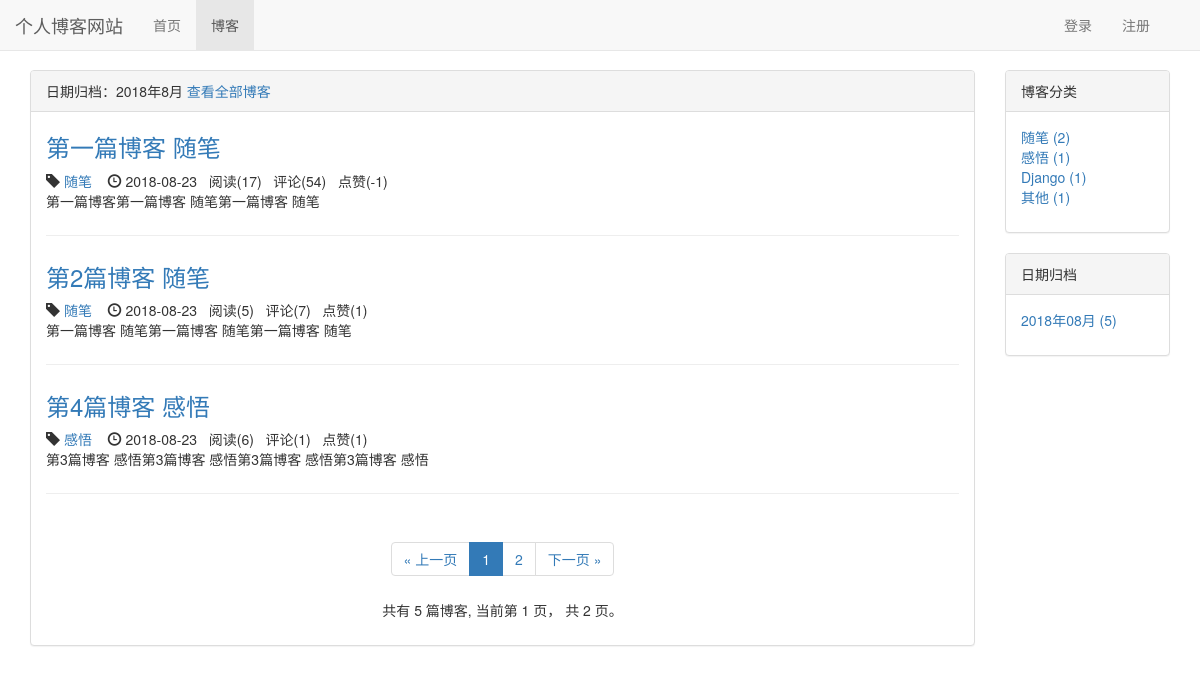
The page /blog/date/2018/8 on the database as committed earlier.
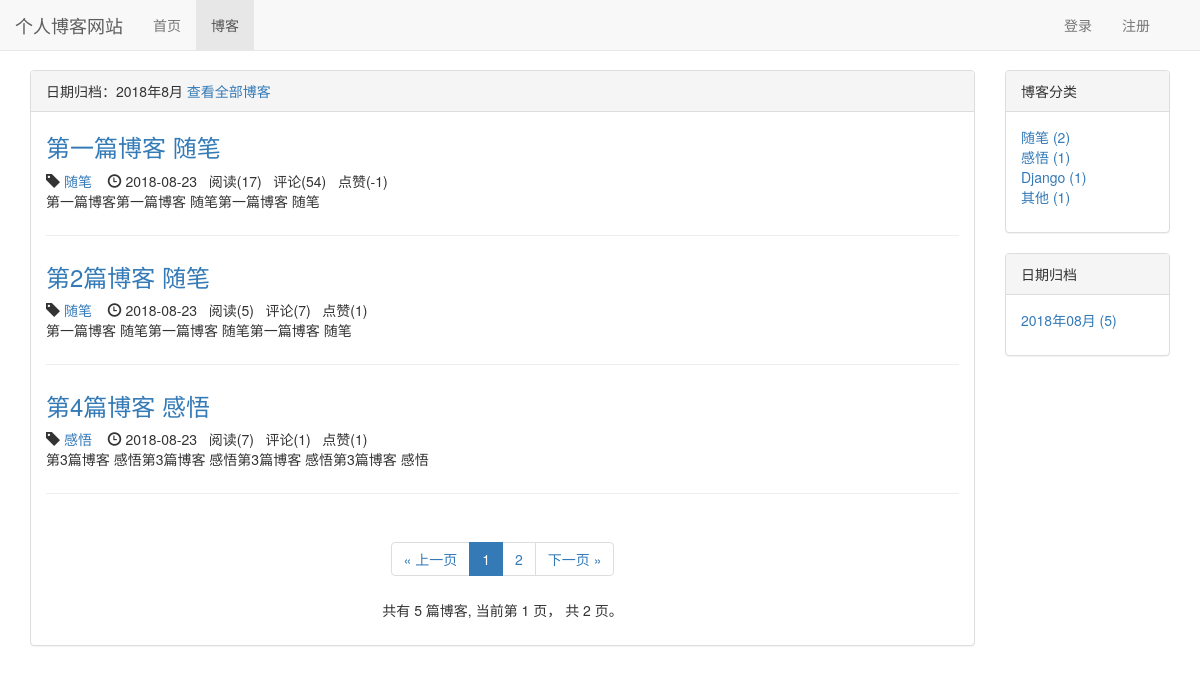
The same page on the database as committed later.
### blog/models.py (models this page shows, shortened)
class Blog(models.Model, ReadNumExpandMethod):  # 继承 方法
    title = models.CharField(max_length=50)
    blog_type = models.ForeignKey(BlogType, on_delete=models.CASCADE)
    content = RichTextUploadingField()
    author = models.ForeignKey(User, on_delete=models.CASCADE)
    read_details = GenericRelation(ReadDetail)
    created_time = models.DateTimeField(auto_now_add=True)
    last_updated_time = models.DateTimeField(auto_now=True)
    class Meta:
        ordering = ['created_time']

class BlogType(models.Model):
    type_name = models.CharField(max_length=15)
    def __str__(self):
        return self.type_name

### read_statistics/models.py (models this page shows)
class ReadNum(models.Model):
    read_num = models.IntegerField(default=0)
    content_type = models.ForeignKey(ContentType, on_delete=models.CASCADE)
    object_id = models.PositiveIntegerField()
    content_object = GenericForeignKey('content_type', 'object_id')

### likes/models.py (models this page shows)
class LikeCount(models.Model):
    content_type = models.ForeignKey(ContentType, on_delete=models.CASCADE)
    object_id = models.PositiveIntegerField()
    content_object = GenericForeignKey('content_type', 'object_id')
    liked_num = models.IntegerField(default=0)

### blog/views.py (the view)
# urls.py: path('date/<int:year>/<int:month>', views.blogs_with_date, name='blogs_with_date'),
def blogs_with_date(request, year, month):
    blogs_all_list = Blog.objects.filter(
        created_time__year=year, created_time__month=month)
    context = get_blog_list_common_date(request, blogs_all_list)
    context['blogs_with_date'] = '%s年%s月' % (year, month)
    return render(request, 'blog/blogs_with_date.html', context)

### comment/templatetags/comment_tags.py (called while the page is built)
@register.simple_tag
def get_comment_count(obj):
    content_type = ContentType.objects.get_for_model(
        obj)  # 根据具体对象获取contenttype
    return Comment.objects.filter(
        content_type=content_type, object_id=obj.pk).count()

### likes/templatetags/likes_tags.py (called while the page is built)
@register.simple_tag
def get_like_count(obj):
    content_type = ContentType.objects.get_for_model(obj)
    like_count, created = LikeCount.objects.get_or_create(
        content_type=content_type, object_id=obj.pk)
    return like_count.liked_num

### read_statistics/models.py (called while the page is built)
    def get_read_num(self):
        try:
            ct = ContentType.objects.get_for_model(self)
            readnum = ReadNum.objects.get(content_type=ct, object_id=self.pk)
            return readnum.read_num
        except exceptions.ObjectDoesNotExist:
            return 0

### user/context_processors.py (called while the page is built)
def login_modal_form(request):
    return {'login_modal_form': LoginForm()}

### blog/templates/blog/blogs_with_date.html (shortened to what this page needs)
{% extends "blog/blog_list.html" %}
{% block blog_list_tilte %}
    日期归档：{{ blogs_with_date }}
    <a href="{% url 'blog_list' %}">查看全部博客</a>
{% endblock blog_list_tilte %}

### blog/templates/blog/blog_list.html (shortened to what the changed rows need)
{% extends "base.html" %}
{% load staticfiles %}
{% load comment_tags %}
{% load likes_tags %}
{% block header_extends %}
    <link rel="stylesheet" href="{% static 'blog/blog.css' %}">
{% endblock header_extends %}
{% block content %}
    <div class="container">
        <div class="row">
            <div class="col-xs-12 col-sm-8 col-md-9 col-lg-10">
                <div class="panel panel-default">
                    <div class="panel-body">
                        {% for blog in blogs %}
                        <div class="blog">
                            <h3><a href="{% url 'blog_detail' blog.pk %}">
                            {{ blog.title }}
                            </a></h3>
                            <div class="blog-info">
                                <span class="glyphicon glyphicon-tag"> </span><a href="{% url 'blogs_with_type' blog.blog_type.pk %}"> {{ blog.blog_type }}    </a>&nbsp;&nbsp;
                                <span class="glyphicon glyphicon-time"></span>
                                  {{ blog.created_time|date:'Y-m-d' }}
                                  &nbsp;&nbsp;阅读({{ blog.get_read_num }})
                                  &nbsp;&nbsp;评论({% get_comment_count blog %})
                                  &nbsp;&nbsp;点赞({% get_like_count blog %})
                            </div>
                            <p>{{ blog.content|striptags|truncatechars:120 }}</p>
                        </div>
                        {% empty %}
                        <div class="blog">
                            <h3>暂无博客，敬请期待</h3>
                        </div>
                        {% endfor %}
                    </div>
                </div>
            </div>
        </div>
    </div>
{% endblock content %}

Rows that differ between the two databases and show on the page:
changed through a linked row, Blog "第4篇博客 感悟": get_read_num "6" → "7"
